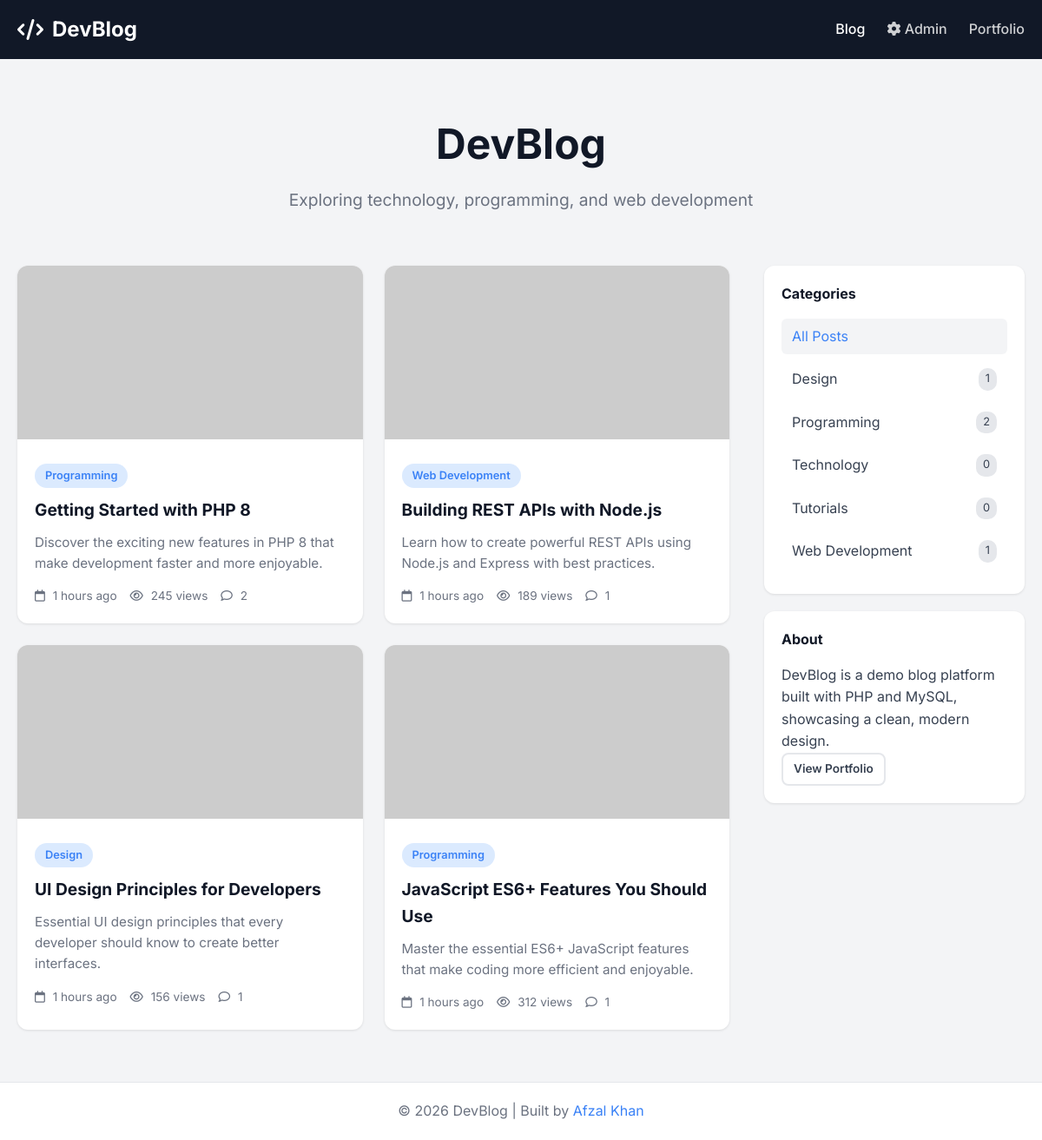
The page / on the database its author committed.
### tables this page shows
CREATE TABLE IF NOT EXISTS posts (
    id INT AUTO_INCREMENT PRIMARY KEY,
    title VARCHAR(255) NOT NULL,
    slug VARCHAR(255) UNIQUE,
    content TEXT,
    excerpt TEXT,
    featured_image VARCHAR(255),
    category_id INT,
    status ENUM('draft', 'published') DEFAULT 'draft',
    views INT DEFAULT 0,
    created_at TIMESTAMP DEFAULT CURRENT_TIMESTAMP,
    updated_at TIMESTAMP DEFAULT CURRENT_TIMESTAMP ON UPDATE CURRENT_TIMESTAMP,
    FOREIGN KEY (category_id) REFERENCES categories(id) ON DELETE SET NULL
);

CREATE TABLE IF NOT EXISTS categories (
    id INT AUTO_INCREMENT PRIMARY KEY,
    name VARCHAR(100) NOT NULL,
    slug VARCHAR(100) UNIQUE,
    description TEXT,
    created_at TIMESTAMP DEFAULT CURRENT_TIMESTAMP
);

### includes/db.php (called while the page is built, shortened)
<?php
function e($s) { return htmlspecialchars($s, ENT_QUOTES, 'UTF-8'); }
function timeAgo($datetime) {
    $time = strtotime($datetime);
    $diff = time() - $time;
    if ($diff < 86400) return floor($diff / 3600) . ' hours ago';
    return date('M j, Y', $time);
}
?>

### index.php (the view, shortened to what this page needs)
<?php
require_once 'includes/db.php';
$category_filter = isset($_GET['category']) ? (int)$_GET['category'] : 0;
$where = "WHERE p.status = 'published'";
$posts = $conn->query("SELECT p.*, c.name as category_name, c.slug as category_slug,
    (SELECT COUNT(*) FROM comments WHERE post_id = p.id AND status = 'approved') as comment_count
    FROM posts p LEFT JOIN categories c ON p.category_id = c.id $where ORDER BY p.created_at DESC");
$categories = $conn->query("SELECT c.*, (SELECT COUNT(*) FROM posts WHERE category_id = c.id AND status = 'published') as post_count FROM categories c ORDER BY name");
$catList = []; while ($c = $categories->fetch_assoc()) $catList[] = $c;
?>
<!DOCTYPE html>
<html lang="en">
<head>
    <link rel="stylesheet" href="https://cdnjs.cloudflare.com/ajax/libs/font-awesome/6.5.1/css/all.min.css">
    <link rel="stylesheet" href="css/style.css">
</head>
<body>
    <header class="header">
        <div class="container">
            <div class="header-content">
                <a href="index.php" class="logo"><i class="fas fa-code"></i> DevBlog</a>
                <nav class="nav">
                    <a href="index.php" class="nav-link active">Blog</a>
                    <a href="admin/" class="nav-link"><i class="fas fa-cog"></i> Admin</a>
                    <a href="../../index.html" class="nav-link">Portfolio</a>
                </nav>
            </div>
        </div>
    </header>
    <main class="main">
        <div class="container">
            <div class="hero">
                <h1>DevBlog</h1>
                <p>Exploring technology, programming, and web development</p>
            </div>
            <div class="blog-layout">
                <section class="posts-section">
                    <?php if ($posts->num_rows > 0): ?>
                        <div class="posts-grid">
                            <?php while ($post = $posts->fetch_assoc()): ?>
                                <article class="post-card">
                                    <a href="post.php?slug=<?php echo e($post['slug']); ?>" class="post-image">
                                        <img src="<?php echo e($post['featured_image']); ?>" alt="<?php echo e($post['title']); ?>"
                                             onerror="this.src='https://via.placeholder.com/400x250?text=No+Image'">
                                    </a>
                                    <div class="post-content">
                                        <?php if ($post['category_name']): ?>
                                            <a href="index.php?category=<?php echo $post['category_id']; ?>" class="post-category">
                                                <?php echo e($post['category_name']); ?>
                                            </a>
                                        <?php endif; ?>
                                        <h2 class="post-title">
                                            <a href="post.php?slug=<?php echo e($post['slug']); ?>"><?php echo e($post['title']); ?></a>
                                        </h2>
                                        <p class="post-excerpt"><?php echo e($post['excerpt'] ?: excerpt($post['content'])); ?></p>
                                        <div class="post-meta">
                                            <span><i class="far fa-calendar"></i> <?php echo timeAgo($post['created_at']); ?></span>
                                            <span><i class="far fa-eye"></i> <?php echo $post['views']; ?> views</span>
                                            <span><i class="far fa-comment"></i> <?php echo $post['comment_count']; ?></span>
                                        </div>
                                    </div>
                                </article>
                            <?php endwhile; ?>
                        </div>
                    <?php endif; ?>
                </section>
                <aside class="sidebar">
                    <div class="widget">
                        <h3>Categories</h3>
                        <ul class="category-list">
                            <li><a href="index.php" class="<?php echo !$category_filter ? 'active' : ''; ?>">All Posts</a></li>
                            <?php foreach ($catList as $cat): ?>
                                <li>
                                    <a href="index.php?category=<?php echo $cat['id']; ?>"
                                       class="<?php echo $category_filter == $cat['id'] ? 'active' : ''; ?>">
                                        <?php echo e($cat['name']); ?>
                                        <span class="count"><?php echo $cat['post_count']; ?></span>
                                    </a>
                                </li>
                            <?php endforeach; ?>
                        </ul>
                    </div>
                    <div class="widget">
                        <h3>About</h3>
                        <p>DevBlog is a demo blog platform built with PHP and MySQL, showcasing a clean, modern design.</p>
                        <a href="../../index.html" class="btn btn-outline btn-sm">View Portfolio</a>
                    </div>
                </aside>
            </div>
        </div>
    </main>
    <footer class="footer">
        <div class="container">
            <p>&copy; 2026 DevBlog | Built by <a href="../../index.html">Afzal Khan</a></p>
        </div>
    </footer>
</body>
</html>

### css/style.css (style rules this page uses)
* { margin: 0; padding: 0; box-sizing: border-box; }
:root { --primary: #3b82f6; --primary-dark: #2563eb; --gray-50: #f9fafb; --gray-100: #f3f4f6; --gray-200: #e5e7eb; --gray-500: #6b7280; --gray-700: #374151; --gray-900: #111827; }
body { font-family: 'Inter', sans-serif; background: var(--gray-100); color: var(--gray-700); line-height: 1.6; }
.container { max-width: 1200px; margin: 0 auto; padding: 0 20px; }
.header { background: var(--gray-900); padding: 15px 0; }
.header-content { display: flex; justify-content: space-between; align-items: center; }
.logo { color: white; text-decoration: none; font-size: 1.5rem; font-weight: 700; display: flex; align-items: center; gap: 10px; }
.nav { display: flex; gap: 25px; }
.nav-link { color: rgba(255, 255, 255, 0.8); text-decoration: none; font-weight: 500; transition: color 0.2s; }
.nav-link:hover, .nav-link.active { color: white; }
.hero { text-align: center; padding: 60px 0; }
.hero h1 { font-size: 3rem; color: var(--gray-900); margin-bottom: 10px; }
.hero p { font-size: 1.2rem; color: var(--gray-500); }
.blog-layout { display: grid; grid-template-columns: 1fr 300px; gap: 40px; padding-bottom: 60px; }
.posts-grid { display: grid; grid-template-columns: repeat(auto-fill, minmax(300px, 1fr)); gap: 25px; }
.post-card { background: white; border-radius: 12px; overflow: hidden; box-shadow: 0 1px 3px rgba(0, 0, 0, 0.1); transition: transform 0.2s, box-shadow 0.2s; }
.post-image img { width: 100%; height: 200px; object-fit: cover; }
.post-content { padding: 20px; }
.post-category { display: inline-block; background: #dbeafe; color: var(--primary); padding: 4px 12px; border-radius: 20px; font-size: 0.8rem; font-weight: 600; text-decoration: none; margin-bottom: 10px; }
.post-title { font-size: 1.2rem; margin-bottom: 10px; }
.post-title a { color: var(--gray-900); text-decoration: none; }
.post-excerpt { color: var(--gray-500); font-size: 0.95rem; margin-bottom: 15px; }
.post-meta { display: flex; gap: 15px; font-size: 0.85rem; color: var(--gray-500); }
.post-meta i { margin-right: 5px; }
.sidebar { position: sticky; top: 80px; height: fit-content; }
.widget { background: white; border-radius: 12px; padding: 20px; margin-bottom: 20px; box-shadow: 0 1px 3px rgba(0, 0, 0, 0.1); }
.widget h3 { font-size: 1rem; margin-bottom: 15px; color: var(--gray-900); }
.category-list { list-style: none; }
.category-list li { margin-bottom: 8px; }
.category-list a { display: flex; justify-content: space-between; color: var(--gray-700); text-decoration: none; padding: 8px 12px; border-radius: 6px; transition: background 0.2s; }
.category-list a:hover, .category-list a.active { background: var(--gray-100); color: var(--primary); }
.category-list .count { background: var(--gray-200); padding: 2px 8px; border-radius: 10px; font-size: 0.8rem; }
.btn { display: inline-flex; align-items: center; gap: 8px; padding: 10px 20px; border: none; border-radius: 8px; font-weight: 600; cursor: pointer; text-decoration: none; transition: all 0.2s; }
.btn-outline { background: transparent; color: var(--gray-700); border: 2px solid var(--gray-200); }
.btn-sm { padding: 6px 12px; font-size: 0.85rem; }
.footer { background: white; padding: 20px; text-align: center; color: var(--gray-500); border-top: 1px solid var(--gray-200); }
.footer a { color: var(--primary); text-decoration: none; }

### rows shown on the page
posts: category.name "Programming", title "Getting Started with PHP 8", excerpt "Discover the exciting new features in PHP 8 that make development faster and more enjoyable.", created_at "1 hours ago", views "245", comment_count "2"
posts: category.name "Web Development", title "Building REST APIs with Node.js", excerpt "Learn how to create powerful REST APIs using Node.js and Express with best practices.", created_at "1 hours ago", views "189", comment_count "1"
posts: category.name "Design", title "UI Design Principles for Developers", excerpt "Essential UI design principles that every developer should know to create better interfaces.", created_at "1 hours ago", views "156", comment_count "1"
posts: category.name "Programming", title "JavaScript ES6+ Features You Should Use", excerpt "Master the essential ES6+ JavaScript features that make coding more efficient and enjoyable.", created_at "1 hours ago", views "312", comment_count "1"
categories: name "Design", post_count "1"
categories: name "Programming", post_count "2"
categories: name "Technology", post_count "0"
categories: name "Tutorials", post_count "0"
categories: name "Web Development", post_count "1"
